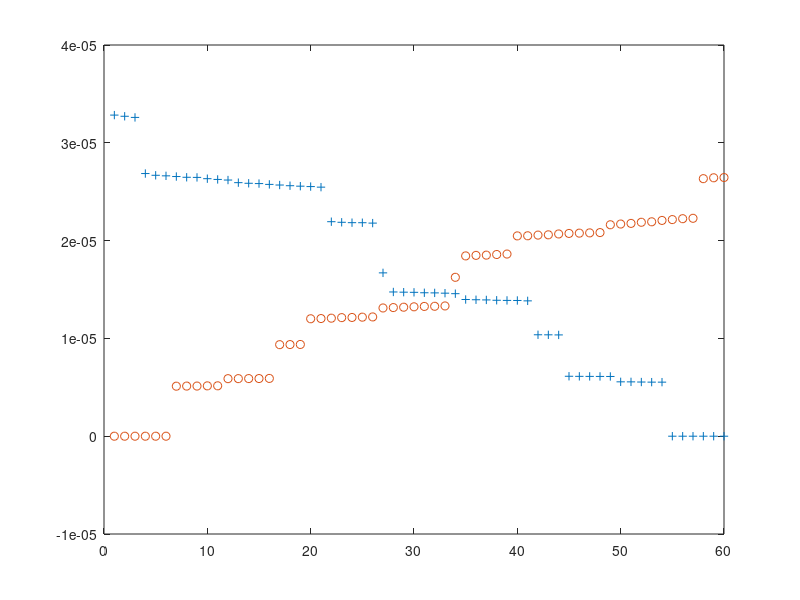

MATLAB code for this plot:
% check lumping
clear all; clc; 
load CtestMat.mat

deigs = eigs(OP,MM,60,'sm');

% do lumping
dMM = full(1./sum(MM)); 
OPl = diag(sqrt(dMM))*OP*diag(sqrt(dMM));
dleigs = eigs(OPl,60,'sm'); 

plot(deigs,'+'); hold on;
plot(dleigs,'o'); 